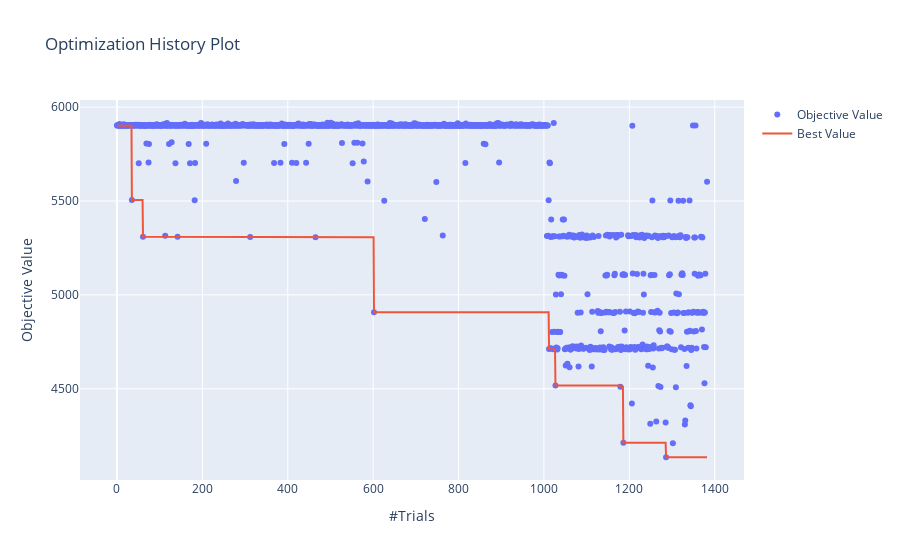

The notebook cell this image was saved under:
### Code cell
visualization.plot_optimization_history(study)

### Figure 1 — Plotly figure (JSON) as saved in the notebook; plotly's stock layout.template omitted (floating-point values rounded to 4 significant figures; data arrays with more than 128 entries replaced by an {"elided": "..."} marker saying what was removed)
{"data": [{"mode": "markers", "name": "Objective Value", "type": "scatter", "x": {"elided": "1378 int values"}, "y": {"elided": "1378 float values"}}, {"name": "Best Value", "type": "scatter", "x": {"elided": "1378 int values"}, "y": {"elided": "1378 float values"}}], "layout": {"title": {"text": "Optimization History Plot"}, "xaxis": {"title": {"text": "#Trials"}}, "yaxis": {"title": {"text": "Objective Value"}}}}
